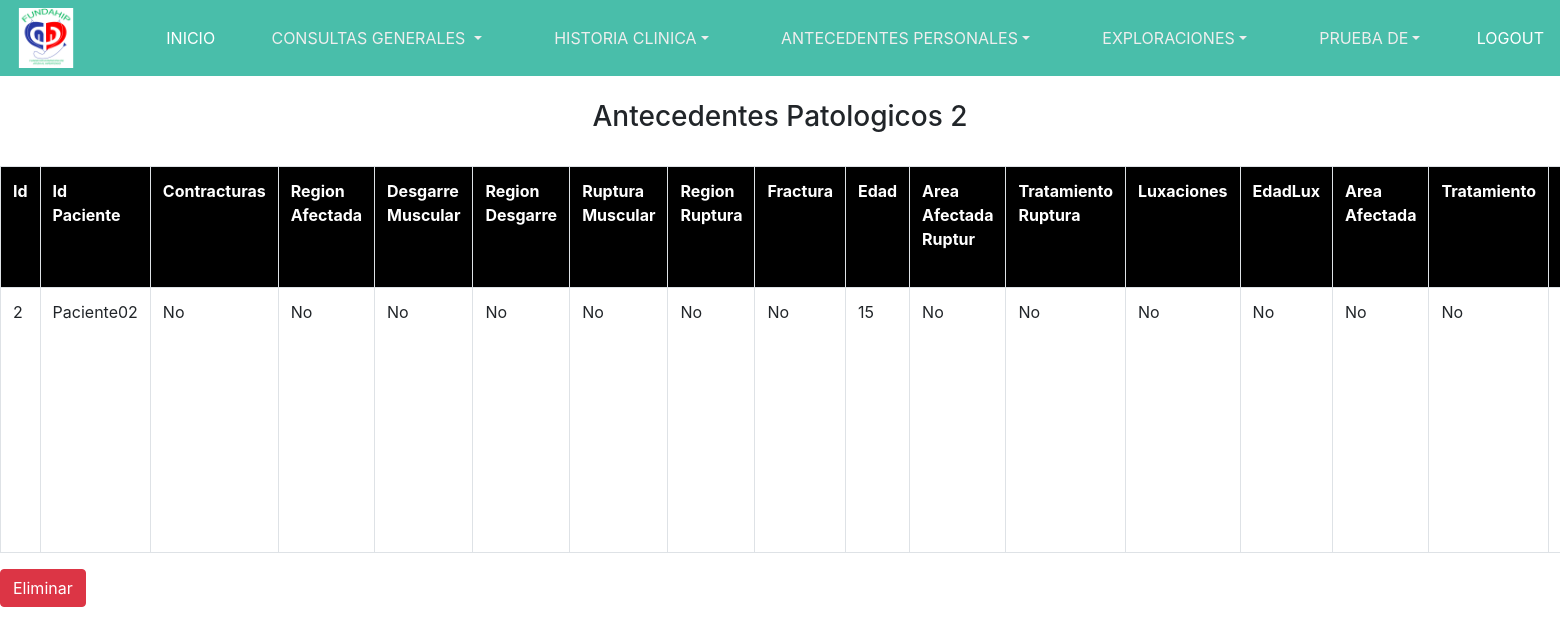
/CAntecedentesPatologicos2.php, run on the app's committed database.
### tables this page shows
CREATE TABLE IF NOT EXISTS `antecedentespatologicos2` (
  `Id_Registro` int(11) NOT NULL AUTO_INCREMENT,
  `Id_Paciente` varchar(20) NOT NULL,
  `Contracturas` char(2) NOT NULL,
  `Regionafect` varchar(20) NOT NULL,
  `Desmuscular` char(2) NOT NULL,
  `Regionmusc` varchar(20) NOT NULL,
  `RupturaMusc` char(2) NOT NULL,
  `RegionRupt` varchar(20) NOT NULL,
  `Fractura` char(2) NOT NULL,
  `Edad` varchar(10) NOT NULL,
  `AreaAfectadaRup` varchar(20) NOT NULL,
  `TratamientoRup` varchar(20) NOT NULL,
  `Luxaciones` char(2) NOT NULL,
  `EdadLux` varchar(10) NOT NULL,
  `AreaAfectada` varchar(20) NOT NULL,
  `Tratamiento` varchar(20) NOT NULL,
  `Hombro` varchar(10) NOT NULL,
  `Codo` varchar(10) NOT NULL,
  `Muneca` varchar(10) NOT NULL,
  `DedosMano` varchar(10) NOT NULL,
  `CualDedo` varchar(20) NOT NULL,
  `Rodilla` varchar(10) NOT NULL,
  `Tobillo` varchar(10) NOT NULL,
  `Pie` varchar(10) NOT NULL,
  `TratamientoPie` varchar(20) NOT NULL,
  `PiePlano` varchar(10) NOT NULL,
  `TratamientoPiePla` varchar(20) NOT NULL,
  `TratamientoDesdPie` varchar(30) NOT NULL,
  `PColumnavertebral` char(2) NOT NULL,
  `EspecificarProb` varchar(20) NOT NULL,
  `ConmocionesCereb` char(2) NOT NULL,
  `TiempoReposoPrCer` varchar(30) NOT NULL,
  `Tatuajes` char(2) NOT NULL,
  `RegionTatuaje` varchar(30) NOT NULL,
  `AlgunaEfermedad` varchar(100) NOT NULL,
  PRIMARY KEY (`Id_Registro`)
);

### CAntecedentesPatologicos2.php (the view, shortened to what this page needs)
<!DOCTYPE html>
<html lang="Es">
<head>
<link rel="stylesheet" href="css/Home.css"/>
<link rel="stylesheet" href="https://stackpath.bootstrapcdn.com/bootstrap/4.3.1/css/bootstrap.min.css">
<nav class="navbar">
	<img src="img/fundah.ico" width="60px"  style="margin-right:50px;">
	<li><a href="Home1.php" style="color:white;">INICIO</a></li>
	<li class="nav-item dropdown dmenu">
	<a href="Home1.php" class="nav-link dropdown-toggle" id="navbardrop" data-toggle="dropdown">CONSULTAS GENERALES </a>
	</li>
	<li class="nav-item dropdown dmenu">
	<a href="#" class="nav-link dropdown-toggle" id="navbardrop" data-toggle="dropdown" >HISTORIA CLINICA</a>
	</li>
	<li class="nav-item dropdown dmenu">
	<a href="#" class="nav-link dropdown-toggle" id="navbardrop" data-toggle="dropdown">ANTECEDENTES PERSONALES</a>
	</li>
	<li class="nav-item dropdown dmenu">
	<a href="#" class="nav-link dropdown-toggle" id="navbardrop" data-toggle="dropdown">EXPLORACIONES</a>
	</li>
	<li class="nav-item dropdown dmenu">
	<a class="nav-link dropdown-toggle" id="navbardrop" data-toggle="dropdown" href="#">PRUEBA DE</a>
	<li><a href="Index.php" style="color:white;">LOGOUT</a></li>
	</nav>
<br>
<center><h3>Antecedentes Patologicos 2</h3></center>
<br>
<table class="table  table-hover table-striped table-bordered">
<tr>
    <th style="background-color:black; color:white">Id </th>               <th style="background-color:black; color:white">Id Paciente</th>
	<th style="background-color:black; color:white">Contracturas</th>      <th style="background-color:black; color:white"> Region Afectada</th>
	<th style="background-color:black; color:white">Desgarre Muscular</th> <th style="background-color:black; color:white"> Region Desgarre </th>
	<th style="background-color:black; color:white">Ruptura Muscular</th>  <th style="background-color:black; color:white"> Region Ruptura</th>
	<th style="background-color:black; color:white">Fractura </th>         <th style="background-color:black; color:white"> Edad </th>
	<th style="background-color:black; color:white">Area Afectada Ruptur</th> <th style="background-color:black; color:white"> Tratamiento Ruptura</th>
	<th style="background-color:black; color:white">Luxaciones</th>        <th style="background-color:black; color:white">  EdadLux </th>
	<th style="background-color:black; color:white">Area Afectada</th>     <th style="background-color:black; color:white">  Tratamiento </th>
	<th style="background-color:black; color:white">Hombro</th>            <th style="background-color:black; color:white"> Codo</th>
</tr>
      <?php
        include "./php/Connexion.php";
        $sentecia="SELECT * FROM antecedentespatologicos2";
        $resultado= $Conexion->query($sentecia) or die (mysqli_error($Conexion));
        while($fila=$resultado->fetch_assoc())
        {?>
					<tr>
						<td><?php echo $fila['Id_Registro']; ?></td>
						<td><?php echo $fila['Id_Paciente']; ?></td>
						<td><?php echo $fila['Contracturas']; ?></td>
						<td><?php echo $fila['Regionafect']; ?></td>
						<td><?php echo $fila['Desmuscular']; ?></td>
						<td><?php echo $fila['Regionmusc']; ?></td>
						<td><?php echo $fila['RupturaMusc']; ?></td>
						<td><?php echo $fila['RegionRupt']; ?></td>
						<td><?php echo $fila['Fractura']; ?></td>
						<td><?php echo $fila['Edad']; ?></td>
						<td><?php echo $fila['AreaAfectadaRup']; ?></td>
						<td><?php echo $fila['TratamientoRup']; ?></td>
						<td><?php echo $fila['Luxaciones']; ?></td>
						<td><?php echo $fila['EdadLux']; ?></td>
						<td><?php echo $fila['AreaAfectada']; ?></td>
						<td><?php echo $fila['Tratamiento']; ?></td>
						<td><?php echo $fila['Hombro']; ?></td>
					</tr>
					<?php
        }
      ?>
</table>
<div>
	<button type="submit" name="btnDelete" value="Eliminar" class="btn btn-danger">Eliminar</button>
</div>
</body>
</html>

### css/Home.css (style rules this page uses)
li { list-style: none; }
.navbar { background:rgb(73, 190, 170); }
.dropdown { border-radius:0; border:0; }
.navbar .nav-item .nav-link { color:#eee !important; }

### data on the page
antecedentespatologicos2: Id_Registro "2", Id_Paciente "Paciente02", Contracturas "No", Regionafect "No", Desmuscular "No", Regionmusc "No", RupturaMusc "No", RegionRupt "No", Fractura "No", Edad "15", AreaAfectadaRup "No", TratamientoRup "No", Luxaciones "No", EdadLux "No", AreaAfectada "No", Tratamiento "No"
